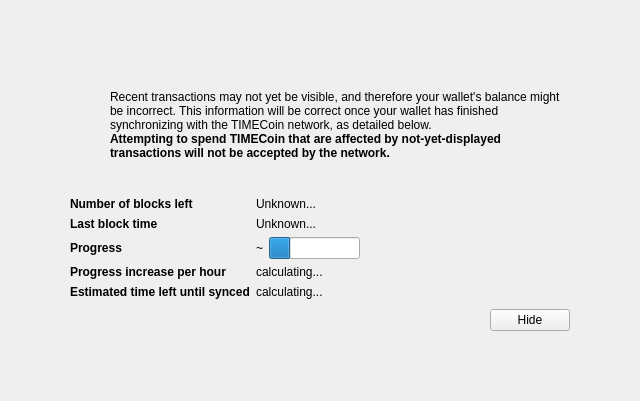
<?xml version="1.0" encoding="UTF-8"?>
<ui version="4.0">
 <class>ModalOverlay</class>
 <widget class="ModalOverlay" name="ModalOverlay">
  <property name="geometry">
   <rect>
    <x>0</x>
    <y>0</y>
    <width>640</width>
    <height>401</height>
   </rect>
  </property>
  <property name="windowTitle">
   <string>Form</string>
  </property>
  <layout class="QVBoxLayout" name="verticalLayout" stretch="0">
   <property name="sizeConstraint">
    <enum>QLayout::SetDefaultConstraint</enum>
   </property>
   <property name="leftMargin">
    <number>0</number>
   </property>
   <property name="topMargin">
    <number>0</number>
   </property>
   <property name="rightMargin">
    <number>0</number>
   </property>
   <property name="bottomMargin">
    <number>0</number>
   </property>
   <item>
    <widget class="QWidget" name="bgWidget" native="true">
     <property name="styleSheet">
      <string notr="true"/>
     </property>
     <layout class="QVBoxLayout" name="verticalLayoutMain" stretch="0">
      <property name="leftMargin">
       <number>60</number>
      </property>
      <property name="topMargin">
       <number>60</number>
      </property>
      <property name="rightMargin">
       <number>60</number>
      </property>
      <property name="bottomMargin">
       <number>60</number>
      </property>
      <item>
       <widget class="QWidget" name="contentWidget" native="true">
        <property name="styleSheet">
         <string notr="true"/>
        </property>
        <layout class="QVBoxLayout" name="verticalLayoutSub" stretch="1,0,0,0,0">
         <property name="spacing">
          <number>0</number>
         </property>
         <property name="leftMargin">
          <number>10</number>
         </property>
         <property name="topMargin">
          <number>10</number>
         </property>
         <property name="rightMargin">
          <number>10</number>
         </property>
         <property name="bottomMargin">
          <number>10</number>
         </property>
         <item>
          <layout class="QHBoxLayout" name="horizontalLayoutIconText" stretch="0,1">
           <property name="topMargin">
            <number>20</number>
           </property>
           <item>
            <layout class="QVBoxLayout" name="verticalLayoutIcon">
             <property name="leftMargin">
              <number>0</number>
             </property>
             <item>
              <widget class="QPushButton" name="warningIcon">
               <property name="enabled">
                <bool>false</bool>
               </property>
               <property name="text">
                <string/>
               </property>
               <property name="icon">
                <iconset>
                 <normaloff>:/icons/warning</normaloff>
                 <disabledoff>:/icons/warning</disabledoff>:/icons/warning</iconset>
               </property>
               <property name="iconSize">
                <size>
                 <width>48</width>
                 <height>48</height>
                </size>
               </property>
               <property name="flat">
                <bool>true</bool>
               </property>
              </widget>
             </item>
             <item>
              <spacer name="verticalSpacerWarningIcon">
               <property name="orientation">
                <enum>Qt::Vertical</enum>
               </property>
               <property name="sizeHint" stdset="0">
                <size>
                 <width>20</width>
                 <height>40</height>
                </size>
               </property>
              </spacer>
             </item>
            </layout>
           </item>
           <item>
            <layout class="QVBoxLayout" name="verticalLayoutInfoText">
             <property name="leftMargin">
              <number>0</number>
             </property>
             <property name="topMargin">
              <number>0</number>
             </property>
             <item>
              <widget class="QLabel" name="infoText">
               <property name="text">
                <string>Recent transactions may not yet be visible, and therefore your wallet's balance might be incorrect. This information will be correct once your wallet has finished synchronizing with the TIMECoin network, as detailed below.</string>
               </property>
               <property name="textFormat">
                <enum>Qt::RichText</enum>
               </property>
               <property name="wordWrap">
                <bool>true</bool>
               </property>
              </widget>
             </item>
             <item>
              <widget class="QLabel" name="infoTextStrong">
               <property name="font">
                <font>
                 <weight>75</weight>
                 <bold>true</bold>
                </font>
               </property>
               <property name="text">
                <string>Attempting to spend TIMECoin that are affected by not-yet-displayed transactions will not be accepted by the network.</string>
               </property>
               <property name="textFormat">
                <enum>Qt::RichText</enum>
               </property>
               <property name="wordWrap">
                <bool>true</bool>
               </property>
              </widget>
             </item>
             <item>
              <spacer name="verticalSpacerInTextSpace">
               <property name="orientation">
                <enum>Qt::Vertical</enum>
               </property>
               <property name="sizeHint" stdset="0">
                <size>
                 <width>20</width>
                 <height>40</height>
                </size>
               </property>
              </spacer>
             </item>
            </layout>
           </item>
          </layout>
         </item>
         <item>
          <spacer name="verticalSpacerAfterText">
           <property name="orientation">
            <enum>Qt::Vertical</enum>
           </property>
           <property name="sizeHint" stdset="0">
            <size>
             <width>20</width>
             <height>40</height>
            </size>
           </property>
          </spacer>
         </item>
         <item>
          <layout class="QFormLayout" name="formLayout">
           <property name="fieldGrowthPolicy">
            <enum>QFormLayout::FieldsStayAtSizeHint</enum>
           </property>
           <property name="horizontalSpacing">
            <number>6</number>
           </property>
           <property name="verticalSpacing">
            <number>6</number>
           </property>
           <property name="topMargin">
            <number>10</number>
           </property>
           <item row="0" column="0">
            <widget class="QLabel" name="labelNumberOfBlocksLeft">
             <property name="font">
              <font>
               <weight>75</weight>
               <bold>true</bold>
              </font>
             </property>
             <property name="text">
              <string>Number of blocks left</string>
             </property>
            </widget>
           </item>
           <item row="0" column="1">
            <widget class="QLabel" name="numberOfBlocksLeft">
             <property name="text">
              <string>Unknown...</string>
             </property>
            </widget>
           </item>
           <item row="1" column="0">
            <widget class="QLabel" name="labelLastBlockTIMECoin">
             <property name="font">
              <font>
               <weight>75</weight>
               <bold>true</bold>
              </font>
             </property>
             <property name="text">
              <string>Last block time</string>
             </property>
            </widget>
           </item>
           <item row="1" column="1">
            <widget class="QLabel" name="newestBlockDate">
             <property name="sizePolicy">
              <sizepolicy hsizetype="Maximum" vsizetype="Preferred">
               <horstretch>0</horstretch>
               <verstretch>0</verstretch>
              </sizepolicy>
             </property>
             <property name="text">
              <string>Unknown...</string>
             </property>
            </widget>
           </item>
           <item row="2" column="0">
            <widget class="QLabel" name="labelSyncDone">
             <property name="font">
              <font>
               <weight>75</weight>
               <bold>true</bold>
              </font>
             </property>
             <property name="text">
              <string>Progress</string>
             </property>
            </widget>
           </item>
           <item row="2" column="1">
            <layout class="QHBoxLayout" name="horizontalLayoutSync" stretch="0,1">
             <item>
              <widget class="QLabel" name="percentageProgress">
               <property name="text">
                <string>~</string>
               </property>
              </widget>
             </item>
             <item>
              <widget class="QProgressBar" name="progressBar">
               <property name="value">
                <number>24</number>
               </property>
               <property name="format">
                <string/>
               </property>
              </widget>
             </item>
            </layout>
           </item>
           <item row="4" column="0">
            <widget class="QLabel" name="labelProgressIncrease">
             <property name="font">
              <font>
               <weight>75</weight>
               <bold>true</bold>
              </font>
             </property>
             <property name="text">
              <string>Progress increase per hour</string>
             </property>
            </widget>
           </item>
           <item row="4" column="1">
            <widget class="QLabel" name="progressIncreasePerH">
             <property name="text">
              <string>calculating...</string>
             </property>
            </widget>
           </item>
           <item row="5" column="0">
            <widget class="QLabel" name="labelEstimatedTIMECoinLeft">
             <property name="font">
              <font>
               <weight>75</weight>
               <bold>true</bold>
              </font>
             </property>
             <property name="text">
              <string>Estimated time left until synced</string>
             </property>
            </widget>
           </item>
           <item row="5" column="1">
            <widget class="QLabel" name="expectedTIMECoinLeft">
             <property name="text">
              <string>calculating...</string>
             </property>
            </widget>
           </item>
          </layout>
         </item>
         <item>
          <layout class="QHBoxLayout" name="horizontalLayoutButtons">
           <property name="leftMargin">
            <number>10</number>
           </property>
           <property name="topMargin">
            <number>10</number>
           </property>
           <item>
            <spacer name="horizontalSpacer">
             <property name="orientation">
              <enum>Qt::Horizontal</enum>
             </property>
             <property name="sizeHint" stdset="0">
              <size>
               <width>40</width>
               <height>20</height>
              </size>
             </property>
            </spacer>
           </item>
           <item>
            <widget class="QPushButton" name="closeButton">
             <property name="text">
              <string>Hide</string>
             </property>
            </widget>
           </item>
          </layout>
         </item>
         <item>
          <layout class="QVBoxLayout" name="verticalLayout_2">
           <item>
            <spacer name="verticalSpacer">
             <property name="orientation">
              <enum>Qt::Vertical</enum>
             </property>
             <property name="sizeHint" stdset="0">
              <size>
               <width>20</width>
               <height>40</height>
              </size>
             </property>
            </spacer>
           </item>
          </layout>
         </item>
        </layout>
       </widget>
      </item>
     </layout>
    </widget>
   </item>
  </layout>
 </widget>
 <customwidgets>
  <customwidget>
   <class>ModalOverlay</class>
   <extends>QWidget</extends>
   <header>modaloverlay.h</header>
   <container>1</container>
  </customwidget>
 </customwidgets>
 <resources/>
 <connections/>
</ui>
